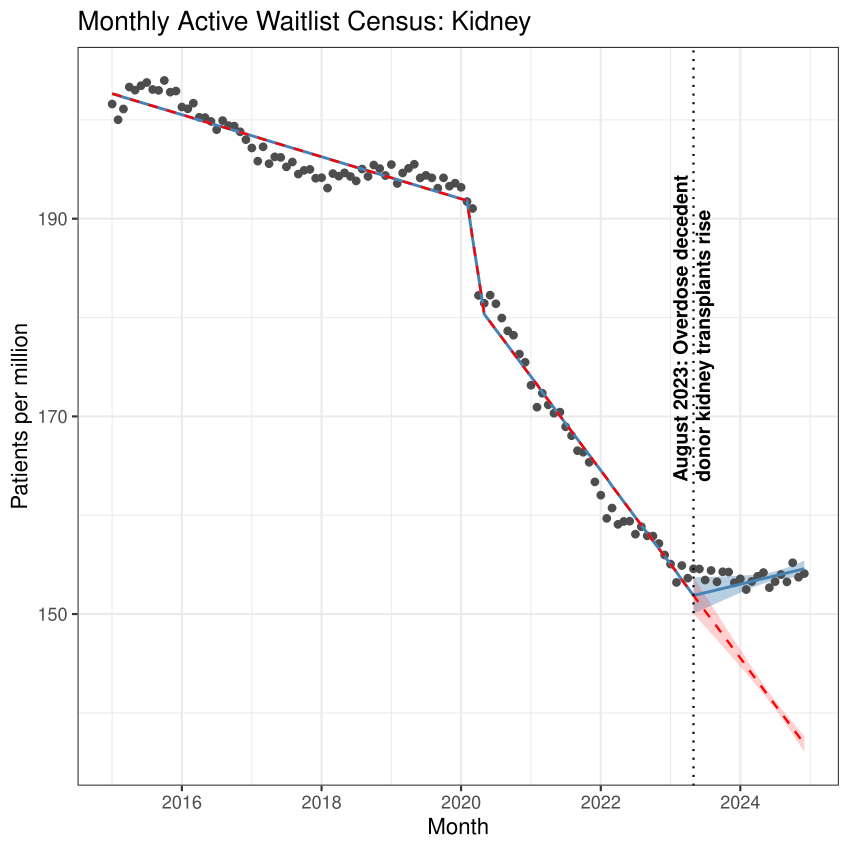

Reproduce this figure in R.
###############################################################################
# Interrupted Time Series (ITS) Segmented Model for Monthly Waitlist Size
# Dataset: monthly_waitlist_size.csv
# Columns (required):
#   - month                (e.g., "1/1/15")
#   - ActiveWaitlistSize   (counts)
#   - Resident_population  (counts)
#
# We compute per-million internally:
#   WaitlistPM = ActiveWaitlistSize / (Resident_population / 1e6)
#
# Output:
#   - ITS analysis with Newey–West (prewhite = FALSE) CIs and plot
#   - EXACT totals for Jun 2023 – May 2024
#
# Update:
#   - Post-intervention CI bands for factual and counterfactual
#   - CI bands derived from Newey–West robust vcov
###############################################################################
rm(list = ls())
pacman::p_load(tidyverse, lubridate, lmtest, sandwich, here)

csv_file          <- file.path(here(), "code", "submission 2", 
                                       "Figure 3", "data", "monthly_waitlist_size.csv")
start_date        <- as.Date("2015-01-01")
end_date          <- as.Date("2024-12-01")
intervention_date <- as.Date("2023-05-01")
knots             <- c(62, 65)

intervention_label <- "Overdose decedent\ndonor kidney transplants rise"

if (!file.exists(csv_file)) stop("CSV file not found: ", csv_file)

df_raw <- read_csv(csv_file, show_col_types = FALSE)
names(df_raw) <- str_trim(names(df_raw))

req_cols <- c("month","ActiveWaitlistSize","Resident_population")
missing_cols <- setdiff(req_cols, names(df_raw))
if (length(missing_cols) > 0) stop("Required columns not found: ", paste(missing_cols, collapse = ", "))

df <- df_raw %>%
  transmute(
    Date                = as.Date(.data[["month"]], format = "%m/%d/%y"),
    ActiveWaitlistSize  = as.double(.data[["ActiveWaitlistSize"]]),
    Resident_population = as.double(.data[["Resident_population"]])
  ) %>%
  mutate(WaitlistPM = ActiveWaitlistSize / (Resident_population / 1e6)) %>%
  arrange(Date) %>%
  filter(Date >= start_date & Date <= end_date) %>%
  mutate(
    time       = row_number(),
    break_idx  = match(intervention_date, Date),
    time_after = pmax(0, time - break_idx),
    knot62     = pmax(0, time - knots[1]),
    knot65     = pmax(0, time - knots[2])
  )

model <- lm(WaitlistPM ~ time + knot62 + knot65 + time_after, data = df)
vcov_nw <- NeweyWest(model, prewhite = FALSE)
tcrit   <- qt(0.975, df.residual(model))

# Predictions

df_exp <- df %>% mutate(time_after = 0L)

df <- df %>%
  mutate(
    fitted   = predict(model, newdata = df),
    expected = predict(model, newdata = df_exp)
  )

# CI computation

b <- coef(model)
V <- vcov_nw[names(b), names(b)]

X_fit <- model.matrix(model, df)
X_exp <- model.matrix(model, df_exp)

fit_var <- rowSums((X_fit %*% V) * X_fit)
exp_var <- rowSums((X_exp %*% V) * X_exp)

fit_se <- sqrt(pmax(fit_var, 0))
exp_se <- sqrt(pmax(exp_var, 0))


df <- df %>%
  mutate(
    fitted_lwr   = fitted   - tcrit * fit_se,
    fitted_upr   = fitted   + tcrit * fit_se,
    expected_lwr = expected - tcrit * exp_se,
    expected_upr = expected + tcrit * exp_se
  )

# Post-intervention only

df_post <- df %>% filter(Date >= intervention_date)

# --- Intervention label placement controls ---
label_anchor <- "line"          # "line" or "right"
label_x_offset_days <- 105     # positive = right, negative = left
label_y_offset_frac <- 0.40       # fraction down from top of y-range
label_size <- 5

y_range <- range(df$WaitlistPM, na.rm = TRUE)
y_lab <- y_range[2] - label_y_offset_frac * diff(y_range)

label_x <- if (label_anchor == "right") {
  end_date + days(label_x_offset_days)
} else {
  intervention_date + days(label_x_offset_days)
}

x_limit_end <- if (label_anchor == "right") {
  end_date + days(max(0, label_x_offset_days + 5))
} else end_date

p <- ggplot(df, aes(Date)) +
  geom_ribbon(data = df_post,
              aes(ymin = fitted_lwr, ymax = fitted_upr),
              fill = "steelblue", alpha = 0.38) +
  geom_ribbon(data = df_post,
              aes(ymin = expected_lwr, ymax = expected_upr),
              fill = "red", alpha = 0.18) +
  geom_point(aes(y = WaitlistPM), size = 2, color = "gray30") +
  geom_line(aes(y = fitted), color = "steelblue", size = 1) +
  geom_line(aes(y = expected), linetype = "dashed", color = "red", size = 0.8) +
  geom_vline(xintercept = intervention_date, linetype = "dotted") +
  geom_text(
    data = tibble(Date = label_x, y = y_lab),
    aes(x = Date, y = y-20, label = paste0("August 2023: ", intervention_label)),
    angle = 90, lineheight = 0.95,
    vjust = -0.1, hjust = 0, 
    size = label_size, fontface = "bold"
  ) +
  scale_x_date(limits = c(start_date, x_limit_end)) +
  labs(title = "Monthly Active Waitlist Census: Kidney",
       x = "Month", y = "Patients per million") +
  theme_bw(base_size = 16)

print(p)

if(FALSE){
  ggsave(file.path(here(), "code", "submission 2", "Figure 3", "Figure 3.pdf"), 
         p, 
         device = "pdf", 
         height = 8.5, 
         width = 8.5, 
         units = "in")
}


###############################################################################
# --- OUTPUTS MATCHING ORIGINAL SCRIPT ---
###############################################################################

cat("
--- ITS Model (Newey–West robust SE; prewhite = FALSE) ---
")
print(coeftest(model, vcov. = vcov_nw), digits = 2)

# --- Segment slopes with 95% CI ---

slope_ci <- function(vars) {
  ests  <- coef(model)[vars]
  covs  <- vcov_nw[vars, vars]
  slope <- sum(ests)
  se    <- sqrt(sum(covs))
  ci    <- slope + c(-1, 1) * tcrit * se
  tibble(Estimate = slope, Lower = ci[1], Upper = ci[2])
}

segments <- list(
  "Pre-knot62" = c("time"),
  "Knot62-65"  = c("time","knot62"),
  "Knot65-Int" = c("time","knot62","knot65"),
  "Post-Int"   = c("time","knot62","knot65","time_after")
)

cat("
--- Segment Slopes (units/month, 95% CI) ---
")
seg_tbl <- purrr::imap_dfr(segments, ~{
  s <- slope_ci(.x)
  tibble(Segment = .y,
         Estimate = s$Estimate,
         Lower = s$Lower,
         Upper = s$Upper)
}) %>%
  mutate(`Estimate (95% CI)` = sprintf("%.2f (%.2f to %.2f)", Estimate, Lower, Upper)) %>%
  select(Segment, `Estimate (95% CI)`)

print(seg_tbl, n = Inf, width = Inf)

# --- Post-intervention slope p-value ---
final_vars <- c("time","knot62","knot65","time_after")
ests <- coef(model)[final_vars]
covs <- vcov_nw[final_vars, final_vars]
final_slope <- sum(ests)
final_se <- sqrt(sum(covs))
final_t <- final_slope / final_se
final_p <- 2 * pt(-abs(final_t), df.residual(model))

cat("
Final (Post-Intervention) Slope:
")
cat(sprintf("Estimate = %.4f, SE = %.4f, t = %.3f, p = %.4g
",
            final_slope, final_se, final_t, final_p))

###############################################################################
# --- EXACT TOTALS (Jun 2023–May 2024): modeled vs expected with CIs ---
###############################################################################

post_start <- as.Date("2023-06-01")
post_end   <- as.Date("2024-05-01")

post <- df %>%
  filter(Date >= post_start, Date <= post_end) %>%
  mutate(w = Resident_population / 1e6)

fm <- formula(model)
b  <- coef(model)
V  <- vcov_nw[names(b), names(b)]

X_mod <- model.matrix(fm, data = post)
post_exp <- post %>% mutate(time_after = 0L)
X_exp <- model.matrix(fm, data = post_exp)

L_mod <- colSums(post$w * X_mod)
L_exp <- colSums(post$w * X_exp)
L_dif <- L_mod - L_exp

lincom <- function(L) {
  est <- as.numeric(crossprod(L, b))
  se  <- sqrt(as.numeric(t(L) %*% V %*% L))
  c(lwr = est - tcrit * se, est = est, upr = est + tcrit * se)
}

tot_exp <- lincom(L_exp)
tot_mod <- lincom(L_mod)
tot_dif <- lincom(L_dif)

num_hat <- as.numeric(crossprod(L_dif, b))
den_hat <- as.numeric(crossprod(L_exp, b))
rel_hat <- 100 * num_hat / den_hat

grad <- 100 * ((L_dif / den_hat) - (num_hat / den_hat^2) * L_exp)
se_rel <- sqrt(as.numeric(t(grad) %*% V %*% grad))
ci_rel <- c(rel_hat - tcrit * se_rel,
            rel_hat,
            rel_hat + tcrit * se_rel)

summary_tbl <- tibble(
  Metric = c("Expected total (counts, no intervention)",
             "Modeled total (counts)",
             "Absolute difference (counts)",
             "Relative difference (%)"),
  `95% CI Lower` = c(tot_exp["lwr"], tot_mod["lwr"], tot_dif["lwr"], ci_rel[1]),
  Estimate       = c(tot_exp["est"], tot_mod["est"], tot_dif["est"], ci_rel[2]),
  `95% CI Upper` = c(tot_exp["upr"], tot_mod["upr"], tot_dif["upr"], ci_rel[3])
)

cat("
=== Jun 2023 – May 2024 Totals ===
")
print(mutate(summary_tbl, across(-Metric, ~round(., 2))), n = Inf)
